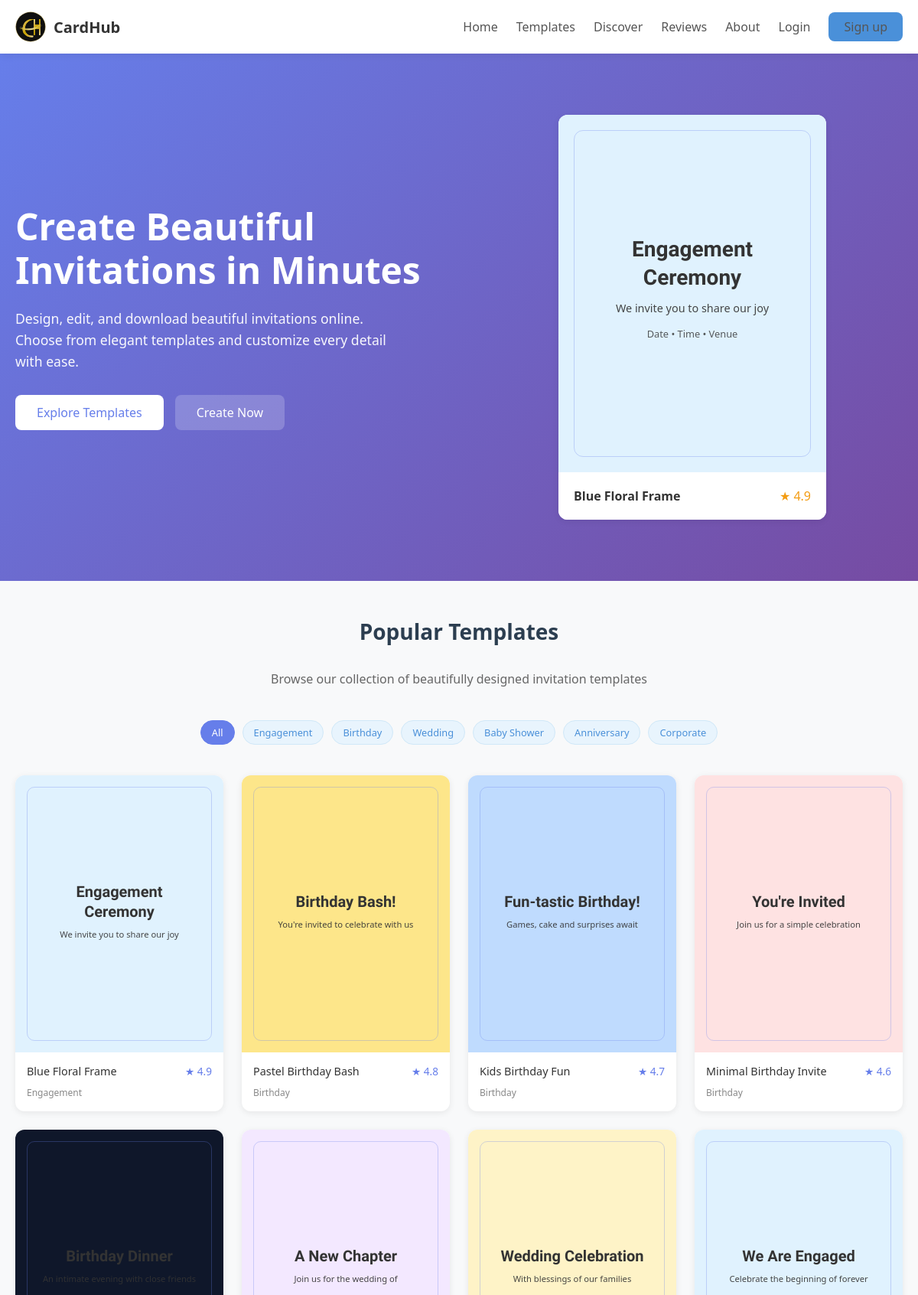
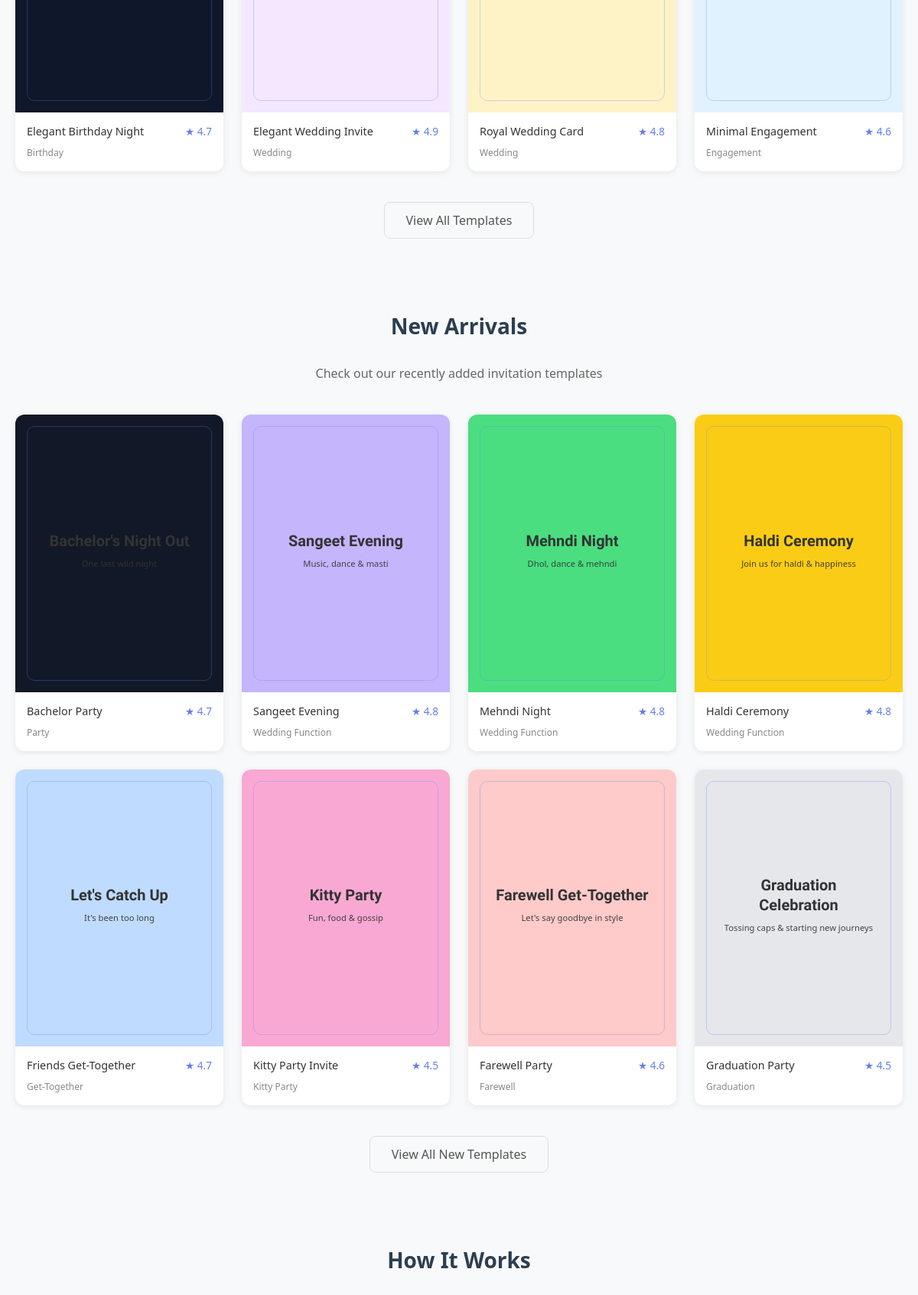
The page / (upper part) on the database its author committed (2 pictures, top to bottom).
### app.py (models this page shows, shortened)
class Template(db.Model):
    __tablename__ = "templates"
    id = db.Column(db.Integer, primary_key=True)
    name = db.Column(db.String(120), nullable=False)
    category = db.Column(db.String(80), nullable=False)
    thumbnail = db.Column(db.String(200), nullable=False, default="")
    bg_color = db.Column(db.String(20), nullable=False, default="#1e293b")
    bg_image = db.Column(db.String(200), nullable=True)
    title_text = db.Column(db.String(200), nullable=False)
    line1_text = db.Column(db.String(200), nullable=False)
    line2_text = db.Column(db.String(200), nullable=False)
    label_text = db.Column(db.String(200), nullable=True, default="")
    likes = db.Column(db.Integer, default=0)
    rating = db.Column(db.Float, default=4.7)
    review_count = db.Column(db.Integer, default=0)
    reviews = db.relationship("Review", backref="template", lazy=True)

### app.py (the view)
@app.route("/")
def index():
    categories = [c[0] for c in db.session.query(Template.category).distinct().all()]
    featured = Template.query.limit(12).all()
    recent = Template.query.order_by(Template.id.desc()).limit(12).all()
    attach_meta(featured + recent)
    total_templates = Template.query.count()
    total_users = User.query.count()
    total_categories = len(categories)
    stats = {
        'total_templates': total_templates,
        'total_users': total_users,
        'total_categories': total_categories
    }
    return render_template("index.html", categories=categories, featured=featured, recent=recent, stats=stats)

### app.py (called while the page is built)
def current_user():
    uid = session.get("user_id")
    if not uid:
        return None
    return db.session.get(User, uid)

def attach_meta(templates):
    for t in templates:
        base_likes = t.likes or random.randint(35, 220)
        base_reviews = t.review_count or random.randint(4, 45)
        base_rating = t.rating or round(random.uniform(4.2, 4.9), 1)
        real_reviews = t.reviews
        if real_reviews:
            base_reviews = len(real_reviews)
            base_rating = round(sum(r.rating for r in real_reviews) / len(real_reviews), 1)
        t.dynamic_likes = base_likes
        t.dynamic_reviews = base_reviews
        t.dynamic_rating = base_rating
        t.sample_comment = random.choice(REVIEW_SNIPPETS)

@app.context_processor
def inject_globals():
    user = current_user()
    return {
        "current_user_obj": user,
        "USER_ROLE": "free"
    }

### templates/index.html (shortened to what this page needs)
{% extends 'base.html' %}
{% block content %}
<section class="section" style="background: linear-gradient(135deg, #667eea 0%, #764ba2 100%); padding: 80px 0;">
  <div class="container">
    <div style="display: grid; grid-template-columns: 1fr 1fr; gap: 60px; align-items: center;">
      <div style="color: white;">
        <h1 style="font-size: 3rem; margin-bottom: 20px; line-height: 1.2;">
          Create Beautiful Invitations in Minutes
        </h1>
        <p style="font-size: 1.1rem; margin-bottom: 30px; opacity: 0.95; max-width: 500px;">
          Design, edit, and download beautiful invitations online.
          Choose from elegant templates and customize every detail with ease.
        </p>
        <div style="display: flex; gap: 15px; flex-wrap: wrap;">
          <a href="{{ url_for('templates_gallery') }}" class="btn-primary" style="background: white; color: #667eea;">Explore Templates</a>
          <a href="{{ url_for('discover') }}" style="background: rgba(255,255,255,0.2); color: white; padding: 12px 28px; border-radius: 8px; text-decoration: none; font-weight: 500;">Create Now</a>
        </div>
      </div>
      <div>
        {% if featured and featured|length > 0 %}
        <a href="{{ url_for('template_detail', template_id=featured[0].id) }}" style="display: block; text-decoration: none;">
          <div class="card" style="padding: 0; max-width: 350px; margin: 0 auto; cursor: pointer;">
        {% if featured[0].bg_image %}
            <div style="aspect-ratio: 3/4; background-image: url('{{ featured[0].bg_image }}'); background-size: cover; background-position: center; display: flex; align-items: center; justify-content: center; position: relative;">
              <div style="position: absolute; inset: 0; background: rgba(0,0,0,0.5);"></div>
              <div style="position: absolute; inset: 20px; border-radius: 12px; border: 1px solid rgba(102, 126, 234, 0.3); pointer-events: none;"></div>
              <div style="position: relative; z-index: 1; color: white; text-align: center; padding: 30px; width: 85%;">
                {% if featured[0].label_text %}<p style="font-size: 0.75rem; text-transform: uppercase; letter-spacing: 2px; margin-bottom: 10px; opacity: 0.8;">{{ featured[0].label_text }}</p>{% endif %}
                {% if featured[0].title_text %}<h3 style="font-size: 1.75rem; font-family: 'Great Vibes', cursive; margin-bottom: 10px;">{{ featured[0].title_text }}</h3>{% endif %}
                {% if featured[0].line1_text %}<p style="font-size: 0.9rem; opacity: 0.9;">{{ featured[0].line1_text }}</p>{% endif %}
                {% if featured[0].line2_text %}<p style="font-size: 0.8rem; opacity: 0.8; margin-top: 10px;">{{ featured[0].line2_text }}</p>{% endif %}
              </div>
            </div>
            {% else %}
            <div style="aspect-ratio: 3/4; background: {{ featured[0].bg_color or '#f0f0f0' }}; display: flex; align-items: center; justify-content: center; text-align: center; padding: 30px; position: relative;">
              <div style="position: absolute; inset: 20px; border-radius: 12px; border: 1px solid rgba(102, 126, 234, 0.3); pointer-events: none;"></div>
              <div style="color: #333; width: 85%;">
                {% if featured[0].title_text %}<h3 style="font-size: 1.75rem; font-family: 'Great Vibes', cursive; margin-bottom: 10px;">{{ featured[0].title_text }}</h3>{% endif %}
                {% if featured[0].line1_text %}<p style="font-size: 0.9rem; opacity: 0.9;">{{ featured[0].line1_text }}</p>{% endif %}
                {% if featured[0].line2_text %}<p style="font-size: 0.8rem; opacity: 0.8; margin-top: 10px;">{{ featured[0].line2_text }}</p>{% endif %}
              </div>
            </div>
            {% endif %}
            <div style="padding: 20px; background: white;">
              <div style="display: flex; justify-content: space-between; align-items: center;">
                <span style="font-weight: 600; color: #333;">{{ featured[0].name }}</span>
                <span style="color: #f39c12;">★ {{ '%.1f'|format(featured[0].dynamic_rating or 4.5) }}</span>
              </div>
            </div>
          </div>
        </a>
        {% else %}
        <div class="card" style="padding: 40px; text-align: center; max-width: 350px; margin: 0 auto;">
          <p style="color: #888;">No templates available</p>
        </div>
        {% endif %}
      </div>
    </div>
  </div>
</section>
<section class="section">
  <div class="container">
    <h2 class="section-title">Popular Templates</h2>
    <p style="text-align: center; color: #666; max-width: 600px; margin: 0 auto 40px;">Browse our collection of beautifully designed invitation templates</p>
    <div style="display: flex; justify-content: center; flex-wrap: wrap; gap: 10px; margin-bottom: 40px;">
      <a href="{{ url_for('templates_gallery') }}" class="tag" style="background: #667eea; color: white; border-color: #667eea;">All</a>
      {% for cat in categories[:6] %}
      <a href="{{ url_for('templates_gallery', category=cat) }}" class="tag">{{ cat }}</a>
      {% endfor %}
    </div>
    <div class="grid grid-4">
      {% for t in featured[:8] %}
      <a href="{{ url_for('template_detail', template_id=t.id) }}" style="text-decoration: none;">
        <div class="card" style="height: 100%;">
          {% if t.bg_image %}
          <div style="aspect-ratio: 3/4; background-image: url('{{ t.bg_image }}'); background-size: cover; background-position: center; display: flex; align-items: center; justify-content: center; position: relative;">
            <div style="position: absolute; inset: 0; background: rgba(0,0,0,0.5);"></div>
            <div style="position: absolute; inset: 15px; border-radius: 10px; border: 1px solid rgba(102, 126, 234, 0.3); pointer-events: none;"></div>
            <div style="position: relative; z-index: 1; color: white; text-align: center; padding: 15px; width: 85%;">
              {% if t.label_text %}<p style="font-size: 0.65rem; text-transform: uppercase; letter-spacing: 1px; opacity: 0.8;">{{ t.label_text }}</p>{% endif %}
              {% if t.title_text %}<h3 style="font-size: 1.25rem; font-family: 'Great Vibes', cursive; margin: 5px 0;">{{ t.title_text }}</h3>{% endif %}
              {% if t.line1_text %}<p style="font-size: 0.7rem; opacity: 0.9; margin-top: 8px;">{{ t.line1_text }}</p>{% endif %}
            </div>
          </div>
          {% else %}
          <div style="aspect-ratio: 3/4; background: {{ t.bg_color or '#f0f0f0' }}; display: flex; align-items: center; justify-content: center; text-align: center; padding: 15px; position: relative;">
            <div style="position: absolute; inset: 15px; border-radius: 10px; border: 1px solid rgba(102, 126, 234, 0.3); pointer-events: none;"></div>
            <div style="color: #333; width: 85%;">
              {% if t.title_text %}<h3 style="font-size: 1.25rem; font-family: 'Great Vibes', cursive; margin: 5px 0;">{{ t.title_text }}</h3>{% endif %}
              {% if t.line1_text %}<p style="font-size: 0.7rem; opacity: 0.9; margin-top: 8px;">{{ t.line1_text }}</p>{% endif %}
            </div>
          </div>
          {% endif %}
          <div style="padding: 15px;">
            <div style="display: flex; justify-content: space-between; align-items: center;">
              <span style="font-weight: 500; color: #333; font-size: 0.9rem;">{{ t.name }}</span>
              <span style="color: #667eea; font-size: 0.85rem;">★ {{ '%.1f'|format(t.dynamic_rating or 4.5) }}</span>
            </div>
            <span style="display: inline-block; margin-top: 10px; font-size: 0.75rem; color: #888;">{{ t.category }}</span>
          </div>
        </div>
      </a>
      {% endfor %}
    </div>
    <div style="text-align: center; margin-top: 40px;">
      <a href="{{ url_for('templates_gallery') }}" class="btn-secondary">View All Templates</a>
    </div>
  </div>
</section>
{% if recent and recent|length > 0 %}
<section class="section" style="background: #f8f9fa;">
  <div class="container">
    <h2 class="section-title">New Arrivals</h2>
    <p style="text-align: center; color: #666; max-width: 600px; margin: 0 auto 40px;">Check out our recently added invitation templates</p>
    <div class="grid grid-4">
      {% for t in recent[:8] %}
      <a href="{{ url_for('template_detail', template_id=t.id) }}" style="text-decoration: none;">
        <div class="card" style="height: 100%;">
          {% if t.bg_image %}
          <div style="aspect-ratio: 3/4; background-image: url('{{ t.bg_image }}'); background-size: cover; background-position: center; display: flex; align-items: center; justify-content: center; position: relative;">
            <div style="position: absolute; inset: 0; background: rgba(0,0,0,0.5);"></div>
            <div style="position: absolute; inset: 15px; border-radius: 10px; border: 1px solid rgba(102, 126, 234, 0.3); pointer-events: none;"></div>
            <div style="position: relative; z-index: 1; color: white; text-align: center; padding: 15px; width: 85%;">
              {% if t.label_text %}<p style="font-size: 0.65rem; text-transform: uppercase; letter-spacing: 1px; opacity: 0.8;">{{ t.label_text }}</p>{% endif %}
              {% if t.title_text %}<h3 style="font-size: 1.25rem; font-family: 'Great Vibes', cursive; margin: 5px 0;">{{ t.title_text }}</h3>{% endif %}
              {% if t.line1_text %}<p style="font-size: 0.7rem; opacity: 0.9; margin-top: 8px;">{{ t.line1_text }}</p>{% endif %}
            </div>
          </div>
          {% else %}
          <div style="aspect-ratio: 3/4; background: {{ t.bg_color or '#f0f0f0' }}; display: flex; align-items: center; justify-content: center; text-align: center; padding: 15px; position: relative;">
            <div style="position: absolute; inset: 15px; border-radius: 10px; border: 1px solid rgba(102, 126, 234, 0.3); pointer-events: none;"></div>
            <div style="color: #333; width: 85%;">
              {% if t.title_text %}<h3 style="font-size: 1.25rem; font-family: 'Great Vibes', cursive; margin: 5px 0;">{{ t.title_text }}</h3>{% endif %}
              {% if t.line1_text %}<p style="font-size: 0.7rem; opacity: 0.9; margin-top: 8px;">{{ t.line1_text }}</p>{% endif %}
            </div>
          </div>
          {% endif %}
          <div style="padding: 15px;">
            <div style="display: flex; justify-content: space-between; align-items: center;">
              <span style="font-weight: 500; color: #333; font-size: 0.9rem;">{{ t.name }}</span>
              <span style="color: #667eea; font-size: 0.85rem;">★ {{ '%.1f'|format(t.dynamic_rating or 4.5) }}</span>
            </div>
            <span style="display: inline-block; margin-top: 10px; font-size: 0.75rem; color: #888;">{{ t.category }}</span>
          </div>
        </div>
      </a>
      {% endfor %}
    </div>
    <div style="text-align: center; margin-top: 40px;">
      <a href="{{ url_for('discover') }}" class="btn-secondary">View All New Templates</a>
    </div>
  </div>
</section>
{% endif %}
<section class="section">
  <div class="container">
    <h2 class="section-title">How It Works</h2>
  </div>
</section>
{% endblock %}

### static/css/styles.css (style rules this page uses)
* { -webkit-tap-highlight-color: transparent; box-sizing: border-box; }
html, body { overflow-x: hidden; scroll-behavior: smooth; }
body { background: #f8f9fa; font-family: 'Segoe UI', system-ui, sans-serif; color: #333; -webkit-font-smoothing: antialiased; min-height: 100vh; margin: 0; padding: 0; }
.container { max-width: 1200px; margin: 0 auto; padding: 0 20px; }
.btn-primary { display: inline-block; background: #4a90d9; color: white; font-weight: 500; padding: 12px 28px; border-radius: 8px; text-decoration: none; cursor: pointer; border: none; transition: background 0.3s ease; }
.btn-secondary { display: inline-block; background: transparent; color: #555; font-weight: 500; padding: 12px 28px; border-radius: 8px; text-decoration: none; cursor: pointer; border: 1px solid #ddd; transition: all 0.3s ease; }
.card { background: white; border-radius: 12px; box-shadow: 0 2px 8px rgba(0,0,0,0.08); overflow: hidden; transition: transform 0.3s ease, box-shadow 0.3s ease; }
h1, h2, h3, h4, h5, h6 { margin: 0 0 12px 0; font-weight: 600; line-height: 1.3; }
h1 { font-size: 1.75rem; }
h2 { font-size: 1.5rem; }
h3 { font-size: 1.25rem; }
p { margin: 0 0 12px 0; line-height: 1.6; }
a { color: #4a90d9; text-decoration: none; }
.section { padding: 48px 0; }
.section-title { font-size: 1.75rem; text-align: center; margin-bottom: 32px; color: #2c3e50; }
.grid { display: grid; gap: 1.5rem; }
.grid-4 { grid-template-columns: repeat(4, 1fr); }
.tag { display: inline-block; padding: 6px 14px; border-radius: 20px; font-size: 0.8rem; font-weight: 500; background: #e8f4fd; color: #4a90d9; border: 1px solid #d0e8f8; }

### rows shown on the page
Template: title_text "Engagement Ceremony", line1_text "We invite you to share our joy", line2_text "Date • Time • Venue", name "Blue Floral Frame", rating "4.9", category "Engagement"
Template: title_text "Birthday Bash!", line1_text "You're invited to celebrate with us", name "Pastel Birthday Bash", rating "4.8", category "Birthday"
Template: title_text "Fun-tastic Birthday!", line1_text "Games, cake and surprises await", name "Kids Birthday Fun", rating "4.7", category "Birthday"
Template: title_text "You're Invited", line1_text "Join us for a simple celebration", name "Minimal Birthday Invite", rating "4.6", category "Birthday"
Template: title_text "Birthday Dinner", line1_text "An intimate evening with close friends", name "Elegant Birthday Night", rating "4.7", category "Birthday"
Template: title_text "A New Chapter", line1_text "Join us for the wedding of", name "Elegant Wedding Invite", rating "4.9", category "Wedding"
Template: title_text "Wedding Celebration", line1_text "With blessings of our families", name "Royal Wedding Card", rating "4.8", category "Wedding"
Template: title_text "We Are Engaged", line1_text "Celebrate the beginning of forever", name "Minimal Engagement", rating "4.6", category "Engagement"
Template: title_text "Bachelor's Night Out", line1_text "One last wild night", name "Bachelor Party", rating "4.7", category "Party"
Template: title_text "Sangeet Evening", line1_text "Music, dance & masti", name "Sangeet Evening", rating "4.8", category "Wedding Function"
Template: title_text "Mehndi Night", line1_text "Dhol, dance & mehndi", name "Mehndi Night", rating "4.8", category "Wedding Function"
Template: title_text "Haldi Ceremony", line1_text "Join us for haldi & happiness", name "Haldi Ceremony", rating "4.8", category "Wedding Function"
Template: title_text "Let's Catch Up", line1_text "It's been too long", name "Friends Get-Together", rating "4.7", category "Get-Together"
Template: title_text "Kitty Party", line1_text "Fun, food & gossip", name "Kitty Party Invite", rating "4.5", category "Kitty Party"
Template: title_text "Farewell Get-Together", line1_text "Let's say goodbye in style", name "Farewell Party", rating "4.6", category "Farewell"
Template: title_text "Graduation Celebration", line1_text "Tossing caps & starting new journeys", name "Graduation Party", rating "4.5", category "Graduation"

### other values the page prints
{{ label }} "Home Templates Discover Reviews About Login"
{{ '%.1f'|format(featured[0].dynamic_rating or 4.5) }} "4.9"
{{ cat }} "Engagement" "Birthday" "Wedding" "Baby Shower" "Anniversary" "Corporate"
